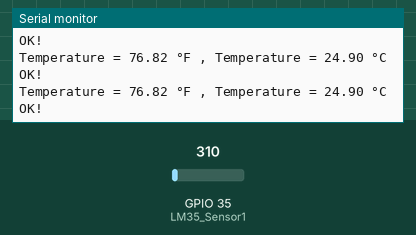
Recording of a sketch running on a simulated ESP32. Shown: the last lines printed to the serial monitor. The test bench sets the inputs (shaded band); at power-on: GPIO 35 (LM35_Sensor1) = 310. WiFi joins after 1.5 s; servers stay silent unless stated; no MQTT or app messages arrive unless stated.

Above: at 2.7 s.
2.8 s: GPIO 35 (LM35_Sensor1) set to 372
At 3.29 s:
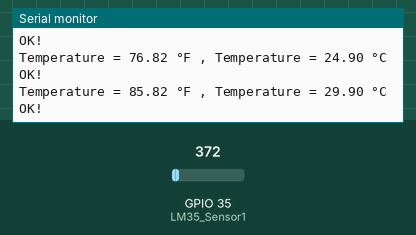
4.3 s: GPIO 35 (LM35_Sensor1) set to 434
At 4.79 s:
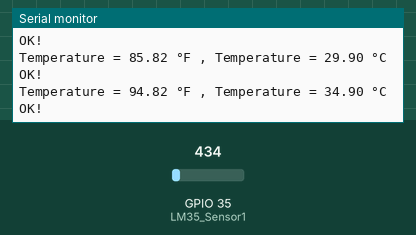
Timing chart, 0 to 7.3 s (numbered marks = the images above; inputs shaded):
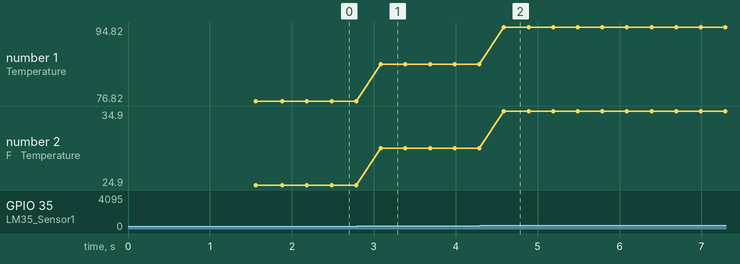

The sketch:

Temperature.ino
```cpp
#include "esp_adc_cal.h"   /* Sensor Specific Header */
#include <WiFi.h>
#include "Adafruit_MQTT.h"
#include "Adafruit_MQTT_Client.h"

#define WLAN_SSID          "Galaxy A50sBEA5"                        /* Enter Hotspot SSID */
#define WLAN_PASS        "NarayanSharma@1986$"                      /* Enter Hotspot Password */
#define AIO_UPDATE_RATE_SEC 5
#define AIO_SERVER        "io.adafruit.com"
#define AIO_SERVERPORT  1883
#define AIO_USERNAME "mohansir"                                    /* Enter adafruit username */
#define AIO_KEY  "aio_sqFw918rT49mgSD83tgfVrPg1Rpb"                /* Enter adafruit key for authentication with cloud */

TaskHandle_t mqttPubTaskHld = NULL;

WiFiClient client;
/*Create an MQTT Client handle using the specified adafruit server name, port, user name and key */
Adafruit_MQTT_Client mqtt(&client, AIO_SERVER, AIO_SERVERPORT, AIO_USERNAME, AIO_KEY);
/* MQTT Paths for adafruit follow the pattern: <username>/feeds/<feedname> */
Adafruit_MQTT_Publish temp_pub = Adafruit_MQTT_Publish(&mqtt, AIO_USERNAME "/feeds/LM35_Temperature_test");

/* LM35 GPIO Pin on ESP32 i.e Analog Pin 35, can change to any supported ADC pin on ESP32 dev board */
#define LM35_Sensor1 35

/* Variable to store Raw Values read from the sensors */
int rawValue = 0;
/* Variable to store body temperature in Celsius,  processed from the raw values */
float tempInC = 0.0;
/* Variable to store body temperature in Farenheit,  processed from the raw values */
float tempInF = 0.0;
/* Variable to store voltages corresponding to read raw values before converting to celsisus/farenheit */
float Voltage = 0.0;

/******************************************** MQTT Connect Function *******************************************************/
/* Function to connect and reconnect as necessary to the MQTT server.*/
void MQTT_connect() {
  int8_t ret;
  if (mqtt.connected()) {
                return;
  }
  Serial.print("Connecting to MQTT... ");
  uint8_t retries = 3;
  while ((ret = mqtt.connect()) != 0) {
                Serial.println(mqtt.connectErrorString(ret));
                Serial.println("Retrying MQTT connection in 5 seconds...");
                mqtt.disconnect();
                delay(5000);
                retries--;
                if (retries == 0) {
                while (1);
                }
  }
  Serial.println("MQTT Connected!");
}

/* Runs only once */
void setup()
{
    Serial.begin(9600);
    WiFi.begin(WLAN_SSID, WLAN_PASS);
    while (WiFi.status() != WL_CONNECTED) {
            delay(500);
            Serial.print(".");
    }
    Serial.println();
    Serial.println("WiFi connected");
    Serial.println("IP address: ");
    Serial.println(WiFi.localIP());
                //Serial.begin(115200);
}

/*tempInC = random(3800, 3900) / 100.0; */ //Commented for test purposes
/* Runs continously */
void loop()
{

   /* Read raw value from the sensor */
   rawValue = analogRead(LM35_Sensor1);
   /* Calibrate ADC & Get Voltage (in mV) */
   Voltage = readADC_Cal(rawValue);
   /* Convert Voltage to Celsius */
   tempInC = Voltage / 10;

   /* Connect to Adafruit MQTT server */
   MQTT_connect();

   /* Convert from celsius to farenheit */
   tempInF = (tempInC * 1.8) + 32;
   /* Print the read and processed values on the serial monitor */
   Serial.print("Temperature = ");
   Serial.print(tempInF);
   Serial.print(" °F , ");
   Serial.print("Temperature = ");
   Serial.print(tempInC);
   Serial.println(" °C");

   /* Publish to cloud */
   if(!temp_pub.publish(tempInF)) {
    Serial.println(F("Failed"));
   }
    else {
    Serial.println(F("OK!"));
   }
   delay(300);

}

/*
 *@brief: This API calibrates the value from the LM35 ADC and converts the raw values to voltages in mV.
 *@param : An integer specifying the read raw values from the LM35 Sensor.
 *@return : Equivalent Voltage in milli Volts for the corresponding raw value supplied.
 */
uint32_t readADC_Cal(int ADC_Raw)
{
  esp_adc_cal_characteristics_t adc_chars;

  esp_adc_cal_characterize(ADC_UNIT_1, ADC_ATTEN_DB_11, ADC_WIDTH_BIT_12, 1100, &adc_chars);
  return(esp_adc_cal_raw_to_voltage(ADC_Raw, &adc_chars));
}
```

Measured:
- after the input at 2.8 s, the serial monitor: prints a new line after 0.29 s (image 1)
- after the input at 4.3 s, the serial monitor: prints a new line after 0.29 s (image 2)
- plotted number 1: 76.82 → 85.82 after the input at 2.8 s, 85.82 → 94.82 after the input at 4.3 s
- plotted number 2: 24.9 → 29.9 after the input at 2.8 s, 29.9 → 34.9 after the input at 4.3 s
